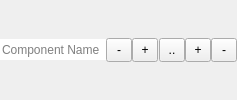
<?xml version="1.0" encoding="UTF-8"?>
<ui version="4.0">
 <class>SystemComponentItemView</class>
 <widget class="QWidget" name="SystemComponentItemView">
  <property name="styleSheet">
   <string notr="true">SystemComponentItemView {
  background-color: #cdcdcd;
}

SystemComponentInputItemView,
SystemComponentOutputItemView,
SystemComponentParameterItemView,
SystemComponentScheduleView,
SystemComponentTitleView {
  background-color: #e5e5e5;
}

QPushButton {
  padding: 4px;
  width: 16px;
}</string>
  </property>
  <property name="locale">
   <locale language="C" country="AnyCountry"/>
  </property>
  <layout class="QVBoxLayout" name="layout">
   <property name="spacing">
    <number>1</number>
   </property>
   <property name="leftMargin">
    <number>0</number>
   </property>
   <property name="topMargin">
    <number>1</number>
   </property>
   <property name="rightMargin">
    <number>0</number>
   </property>
   <property name="bottomMargin">
    <number>1</number>
   </property>
   <item>
    <layout class="QHBoxLayout" name="header">
     <item>
      <widget class="QWidget" name="rename" native="true">
       <layout class="QHBoxLayout" name="renameLayout">
        <property name="spacing">
         <number>0</number>
        </property>
        <property name="leftMargin">
         <number>0</number>
        </property>
        <property name="topMargin">
         <number>0</number>
        </property>
        <property name="rightMargin">
         <number>0</number>
        </property>
        <property name="bottomMargin">
         <number>0</number>
        </property>
        <item>
         <widget class="QLineEdit" name="renameEdit">
          <property name="minimumSize">
           <size>
            <width>0</width>
            <height>21</height>
           </size>
          </property>
          <property name="frame">
           <bool>false</bool>
          </property>
          <property name="placeholderText">
           <string>Component Name</string>
          </property>
         </widget>
        </item>
        <item>
         <widget class="QPushButton" name="renameCancel">
          <property name="toolTip">
           <string>Cancel</string>
          </property>
          <property name="text">
           <string>-</string>
          </property>
         </widget>
        </item>
        <item>
         <widget class="QPushButton" name="renameSave">
          <property name="toolTip">
           <string>Save</string>
          </property>
          <property name="text">
           <string>+</string>
          </property>
         </widget>
        </item>
       </layout>
      </widget>
     </item>
     <item>
      <widget class="QWidget" name="actions" native="true">
       <layout class="QHBoxLayout" name="actionsLayout">
        <property name="spacing">
         <number>0</number>
        </property>
        <property name="leftMargin">
         <number>0</number>
        </property>
        <property name="topMargin">
         <number>0</number>
        </property>
        <property name="rightMargin">
         <number>0</number>
        </property>
        <property name="bottomMargin">
         <number>0</number>
        </property>
        <item>
         <widget class="QPushButton" name="actionRename">
          <property name="toolTip">
           <string>Rename Component</string>
          </property>
          <property name="text">
           <string>..</string>
          </property>
         </widget>
        </item>
        <item>
         <widget class="QPushButton" name="actionDuplicate">
          <property name="toolTip">
           <string>Duplicate Component</string>
          </property>
          <property name="text">
           <string>+</string>
          </property>
         </widget>
        </item>
        <item>
         <widget class="QPushButton" name="actionRemove">
          <property name="toolTip">
           <string>Remove Component</string>
          </property>
          <property name="text">
           <string>-</string>
          </property>
         </widget>
        </item>
       </layout>
      </widget>
     </item>
    </layout>
   </item>
   <item>
    <layout class="QHBoxLayout" name="schedule">
     <property name="spacing">
      <number>0</number>
     </property>
    </layout>
   </item>
   <item>
    <layout class="QVBoxLayout" name="parameters">
     <property name="spacing">
      <number>0</number>
     </property>
    </layout>
   </item>
   <item>
    <layout class="QVBoxLayout" name="inputs">
     <property name="spacing">
      <number>0</number>
     </property>
    </layout>
   </item>
   <item>
    <layout class="QVBoxLayout" name="outputs">
     <property name="spacing">
      <number>0</number>
     </property>
    </layout>
   </item>
  </layout>
 </widget>
 <resources/>
 <connections/>
</ui>
